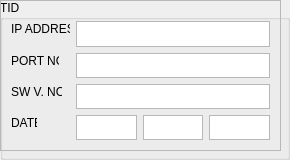
        <widget class="QGroupBox" name="groupBox_14">
         <property name="font">
          <font>
           <family>Arial</family>
          </font>
         </property>
         <property name="title">
          <string>TID</string>
         </property>
         <widget class="QFrame" name="frame_12">
          <property name="geometry">
           <rect>
            <x>0</x>
            <y>0</y>
            <width>281</width>
            <height>151</height>
           </rect>
          </property>
          <property name="frameShape">
           <enum>QFrame::StyledPanel</enum>
          </property>
          <property name="frameShadow">
           <enum>QFrame::Raised</enum>
          </property>
         </widget>
         <widget class="QLabel" name="CSTID_V_LB_2">
          <property name="geometry">
           <rect>
            <x>11</x>
            <y>115</y>
            <width>26</width>
            <height>16</height>
           </rect>
          </property>
          <property name="text">
           <string>DATE</string>
          </property>
         </widget>
         <widget class="QTextEdit" name="CSTID_V_LE">
          <property name="geometry">
           <rect>
            <x>76</x>
            <y>84</y>
            <width>194</width>
            <height>25</height>
           </rect>
          </property>
         </widget>
         <widget class="QTextEdit" name="CSTID_IP_LE">
          <property name="geometry">
           <rect>
            <x>76</x>
            <y>21</y>
            <width>194</width>
            <height>26</height>
           </rect>
          </property>
         </widget>
         <widget class="QTextEdit" name="CSTID_P_LE">
          <property name="geometry">
           <rect>
            <x>76</x>
            <y>53</y>
            <width>194</width>
            <height>25</height>
           </rect>
          </property>
         </widget>
         <widget class="QLabel" name="CSTID_IP_LB">
          <property name="geometry">
           <rect>
            <x>11</x>
            <y>21</y>
            <width>59</width>
            <height>16</height>
           </rect>
          </property>
          <property name="text">
           <string>IP ADDRESS</string>
          </property>
         </widget>
         <widget class="QLabel" name="CSTID_V_LB">
          <property name="geometry">
           <rect>
            <x>11</x>
            <y>84</y>
            <width>51</width>
            <height>16</height>
           </rect>
          </property>
          <property name="text">
           <string>SW V. NO.</string>
          </property>
         </widget>
         <widget class="QTextEdit" name="CSTID_D_LE">
          <property name="geometry">
           <rect>
            <x>76</x>
            <y>115</y>
            <width>61</width>
            <height>25</height>
           </rect>
          </property>
         </widget>
         <widget class="QTextEdit" name="CSTID_Y_LE">
          <property name="geometry">
           <rect>
            <x>209</x>
            <y>115</y>
            <width>61</width>
            <height>25</height>
           </rect>
          </property>
         </widget>
         <widget class="QTextEdit" name="CSTID_M_LE">
          <property name="geometry">
           <rect>
            <x>143</x>
            <y>115</y>
            <width>60</width>
            <height>25</height>
           </rect>
          </property>
         </widget>
         <widget class="QLabel" name="CSTID_P_LB">
          <property name="geometry">
           <rect>
            <x>11</x>
            <y>53</y>
            <width>48</width>
            <height>16</height>
           </rect>
          </property>
          <property name="text">
           <string>PORT NO.</string>
          </property>
         </widget>
        </widget>
